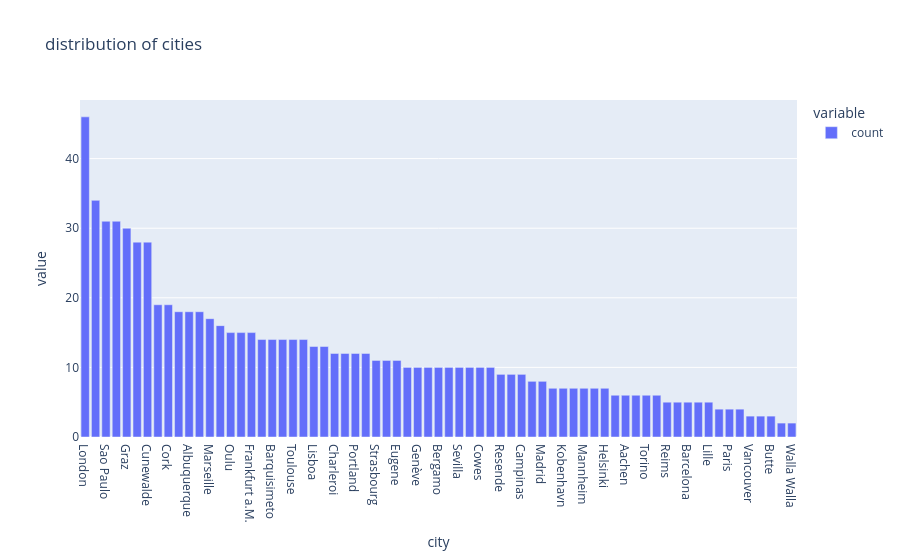

The notebook cell saved with this chart:
### Code cell
px.bar(orders['city'].value_counts(), title="distribution of cities")

### Figure 1 — Plotly figure (JSON) as saved in the notebook; plotly's stock layout.template omitted (floating-point values rounded to 4 significant figures)
{"data": [{"hovertemplate": "variable=count<br>city=%{x}<br>value=%{y}<extra></extra>", "legendgroup": "count", "marker": {"color": "#636efa", "pattern": {"shape": ""}}, "name": "count", "orientation": "v", "showlegend": true, "textposition": "auto", "type": "bar", "x": ["London", "Rio de Janeiro", "Sao Paulo", "Boise", "Graz", "México D.F.", "Cunewalde", "Br?cke", "Cork", "San Crist?bal", "Albuquerque", "Lule?", "Marseille", "Buenos Aires", "Oulu", "München", "Frankfurt a.M.", "Seattle", "Barquisimeto", "Brandenburg", "Toulouse", "Tsawassen", "Lisboa", "Montréal", "Charleroi", "Reggio Emilia", "Portland", "I. de Margarita", "Strasbourg", "?rhus", "Eugene", "Lyon", "Genève", "K?ln", "Bergamo", "Stuttgart", "Sevilla", "Anchorage", "Cowes", "Salzburg", "Resende", "Lander", "Campinas", "Bern", "Madrid", "Nantes", "Kobenhavn", "Warszawa", "Mannheim", "Bruxelles", "Helsinki", "Münster", "Aachen", "Stavern", "Torino", "Berlin", "Reims", "Leipzig", "Barcelona", "Elgin", "Lille", "San Francisco", "Paris", "Versailles", "Vancouver", "Kirkland", "Butte", "Caracas", "Walla Walla"], "xaxis": "x", "y": [46, 34, 31, 31, 30, 28, 28, 19, 19, 18, 18, 18, 17, 16, 15, 15, 15, 14, 14, 14, 14, 14, 13, 13, 12, 12, 12, 12, 11, 11, 11, 10, 10, 10, 10, 10, 10, 10, 10, 10, 9, 9, 9, 8, 8, 7, 7, 7, 7, 7, 7, 6, 6, 6, 6, 6, 5, 5, 5, 5, 5, 4, 4, 4, 3, 3, 3, 2, 2], "yaxis": "y"}], "layout": {"barmode": "relative", "legend": {"title": {"text": "variable"}, "tracegroupgap": 0}, "title": {"text": "distribution of cities"}, "xaxis": {"anchor": "y", "domain": [0, 1], "title": {"text": "city"}}, "yaxis": {"anchor": "x", "domain": [0, 1], "title": {"text": "value"}}}}
